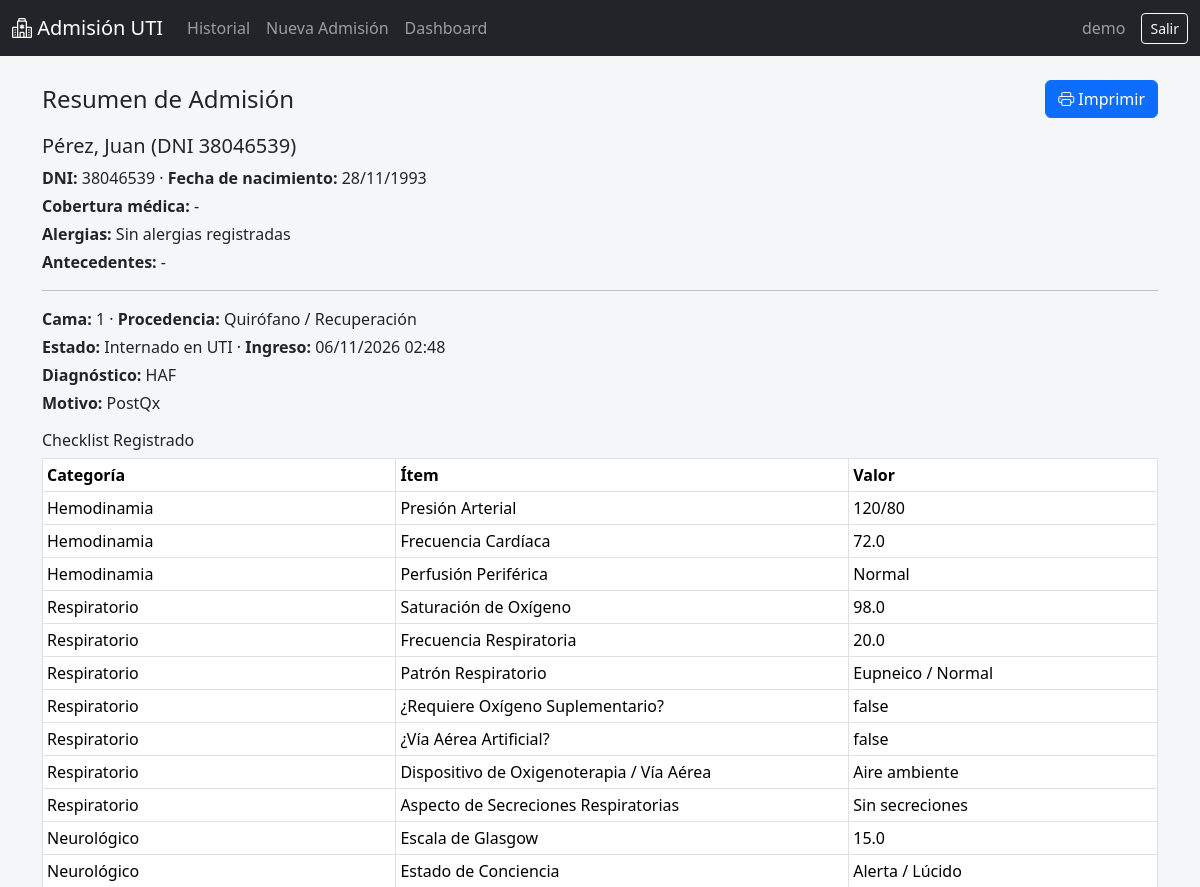
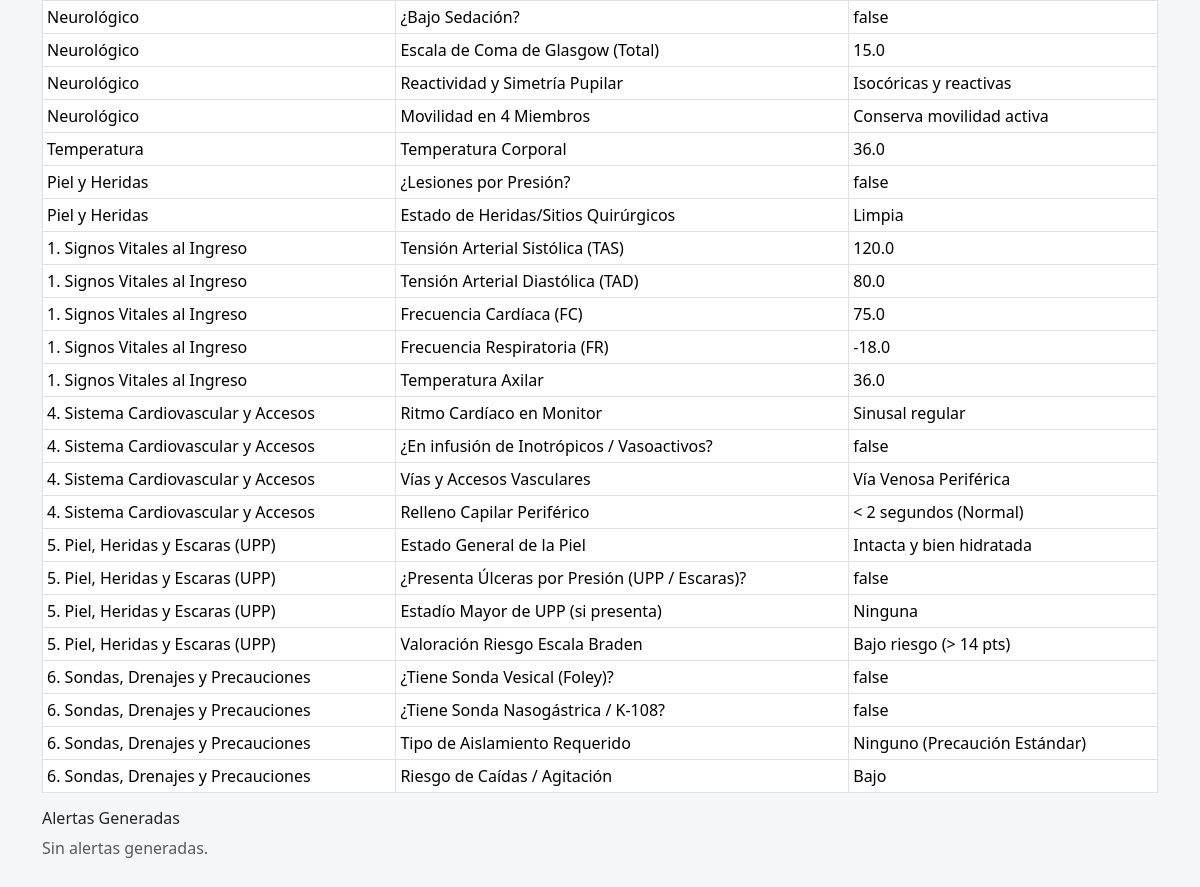
The app's page /4/imprimir/ (signed in) with its own data (2 pictures, top to bottom).
### apps/admisiones/models.py (models this page shows, shortened)
class Admision(models.Model):
    PROCEDENCIA_CHOICES = [
        ('GUARDIA', 'Guardia / Shockroom'),
        ('QUIROFANO', 'Quirófano / Recuperación'),
        ('PISO', 'Sala General / Internación'),
        ('DERIVACION', 'Derivación Externa / Otra Institución'),
    ]
    ESTADO_CHOICES = [
        ('ACTIVA', 'Internado en UTI'),
        ('ALTA', 'Alta de UTI'),
        ('DERIVADO', 'Derivado a otra área/centro'),
        ('OBITO', 'Óbito'),
    ]
    paciente = models.ForeignKey(
        'pacientes.Paciente', on_delete=models.CASCADE, related_name='admisiones',
    )
    enfermero_responsable = models.ForeignKey(
        settings.AUTH_USER_MODEL, verbose_name='Enfermero/a Responsable',
        on_delete=models.SET_NULL, null=True, blank=True,
        related_name='admisiones_registradas',
    )
    fecha_ingreso = models.DateTimeField('Fecha y Hora de Ingreso', default=timezone.now)
    cama = models.CharField('Cama / Unidad', max_length=30, help_text='Ej: Cama 04 - UTI')
    procedencia = models.CharField(
        'Procedencia', max_length=20, choices=PROCEDENCIA_CHOICES, default='GUARDIA',
    )
    diagnostico_ingreso = models.CharField('Diagnóstico de Ingreso', max_length=255)
    motivo_ingreso = models.TextField('Motivo de Ingreso / Resumen de Cuadro', blank=True)
    estado = models.CharField('Estado', max_length=15, choices=ESTADO_CHOICES, default='ACTIVA')
    observaciones_generales = models.TextField('Observaciones de Enfermería', blank=True)
    fecha_cierre = models.DateTimeField('Fecha de Cierre', null=True, blank=True)
    creado_el = models.DateTimeField(auto_now_add=True)
    actualizado_el = models.DateTimeField(auto_now=True)
    class Meta:
        verbose_name = 'Admisión'
        verbose_name_plural = 'Admisiones'
        ordering = ['-fecha_ingreso']

class RespuestaChecklist(models.Model):
    admision = models.ForeignKey(Admision, on_delete=models.CASCADE, related_name='respuestas')
    item = models.ForeignKey(ItemChecklist, on_delete=models.CASCADE, related_name='respuestas')
    valor = models.TextField('Valor Registrado', blank=True)
    class Meta:
        verbose_name = 'Respuesta de Checklist'
        verbose_name_plural = 'Respuestas de Checklist'
        unique_together = (('admision', 'item'),)

class ItemChecklist(models.Model):
    TIPO_DATO_CHOICES = [
        ('BOOLEAN', 'Booleano (Sí / No)'),
        ('CHOICE', 'Selección Única (Opciones)'),
        ('NUMBER', 'Numérico'),
        ('TEXT', 'Texto Libre'),
    ]
    categoria = models.ForeignKey(CategoriaItem, on_delete=models.CASCADE, related_name='items')
    codigo = models.SlugField(
        'Código Identificador', unique=True,
        help_text='Clave única usada en el motor de reglas',
    )
    etiqueta = models.CharField('Etiqueta / Pregunta Clínica', max_length=150)
    tipo_dato = models.CharField(
        'Tipo de Dato', max_length=15, choices=TIPO_DATO_CHOICES, default='CHOICE',
    )
    opciones = models.JSONField(
        'Opciones Disponibles', blank=True, default=list,
        help_text='Lista de valores posibles en formato JSON. Ej: ["Normal", "Disnea", "Taquipnea"]',
    )
    unidad = models.CharField('Unidad de Medida', max_length=20, blank=True, help_text='Ej: mmHg, lpm, °C')
    valor_por_defecto = models.CharField('Valor por Defecto', max_length=100, blank=True)
    placeholder = models.CharField('Placeholder / Sugerencia', max_length=150, blank=True)
    ayuda = models.CharField('Texto de Ayuda Clínica', max_length=255, blank=True)
    orden = models.PositiveIntegerField('Orden', default=0)
    es_critico = models.BooleanField('¿Parámetro Crítico?', default=False)
    activo = models.BooleanField('Activo', default=True)
    class Meta:
        verbose_name = 'Ítem de Checklist'
        verbose_name_plural = 'Ítems de Checklist'
        ordering = ['categoria__orden', 'orden', 'etiqueta']

class CategoriaItem(models.Model):
    nombre = models.CharField('Nombre de Categoría', max_length=100)
    codigo = models.SlugField('Código', unique=True)
    icono = models.CharField('Icono Bootstrap Icons', max_length=50, default='bi-clipboard2-pulse')
    descripcion = models.CharField('Descripción', max_length=255, blank=True)
    orden = models.PositiveIntegerField('Orden de Visualización', default=0)
    class Meta:
        verbose_name = 'Categoría de Checklist'
        verbose_name_plural = 'Categorías de Checklist'
        ordering = ['orden', 'nombre']

### apps/pacientes/models.py (models this page shows)
class Paciente(models.Model):
    SEXO_CHOICES = [
        ('M', 'Masculino'),
        ('F', 'Femenino'),
        ('O', 'Otro'),
    ]
    dni = models.CharField(
        'DNI / Documento', max_length=20, unique=True, db_index=True,
    )
    nombre = models.CharField('Nombre(s)', max_length=100)
    apellido = models.CharField('Apellido(s)', max_length=100)
    fecha_nacimiento = models.DateField('Fecha de Nacimiento')
    sexo = models.CharField(
        'Sexo biológico / Género', max_length=1, choices=SEXO_CHOICES, default='M',
    )
    cobertura_medica = models.CharField('Obra Social / Prepaga', max_length=120, blank=True)
    contacto_emergencia = models.CharField(
        'Contacto de Emergencia / Familiar', max_length=150, blank=True,
    )
    telefono_contacto = models.CharField('Teléfono', max_length=50, blank=True)
    alergias_conocidas = models.TextField(
        'Alergias Conocidas', blank=True,
        help_text='Ej: Penicilina, Látex, Yodo, Dipirona',
    )
    antecedentes_patologicos = models.TextField(
        'Antecedentes Patológicos', blank=True,
        help_text='Ej: HTA, DBT, EPOC, Insuficiencia Cardíaca, etc.',
    )
    fecha_registro = models.DateTimeField('Fecha de Registro', auto_now_add=True)
    class Meta:
        verbose_name = 'Paciente'
        verbose_name_plural = 'Pacientes'
        ordering = ['apellido', 'nombre']
    def __str__(self):
        return f'{self.apellido}, {self.nombre} (DNI {self.dni})'

### apps/admisiones/views.py (the view)
# urls.py: path('<int:pk>/imprimir/', views.imprimir_resumen, name='imprimir_resumen'),
@login_required
def imprimir_resumen(request, pk):
    admision = get_object_or_404(Admision.objects.select_related('paciente'), pk=pk)
    respuestas = admision.respuestas.select_related('item', 'item__categoria').all()
    alertas = admision.alertas.all()
    return render(request, 'admisiones/imprimir_resumen.html', {
        'admision': admision,
        'respuestas': respuestas,
        'alertas': alertas,
    })

### templates/admisiones/imprimir_resumen.html (shortened to what this page needs)
{% extends 'base.html' %}
{% block content %}
<div class="d-flex justify-content-between align-items-center mb-3 no-print">
  <h1 class="h4 mb-0">Resumen de Admisión</h1>
  <button class="btn btn-primary" onclick="window.print()"><i class="bi bi-printer"></i> Imprimir</button>
</div>
<h2 class="h5">{{ admision.paciente }}</h2>
<p class="mb-1"><strong>DNI:</strong> {{ admision.paciente.dni }} · <strong>Fecha de nacimiento:</strong> {{ admision.paciente.fecha_nacimiento|date:"d/m/Y" }}</p>
<p class="mb-1"><strong>Cobertura médica:</strong> {{ admision.paciente.cobertura_medica|default:"-" }}</p>
<p class="mb-1"><strong>Alergias:</strong> {{ admision.paciente.alergias_conocidas|default:"Sin alergias registradas" }}</p>
<p class="mb-3"><strong>Antecedentes:</strong> {{ admision.paciente.antecedentes_patologicos|default:"-" }}</p>
<hr>
<p class="mb-1"><strong>Cama:</strong> {{ admision.cama }} · <strong>Procedencia:</strong> {{ admision.get_procedencia_display }}</p>
<p class="mb-1"><strong>Estado:</strong> {{ admision.get_estado_display }} · <strong>Ingreso:</strong> {{ admision.fecha_ingreso|date:"d/m/Y H:i" }}</p>
<p class="mb-1"><strong>Diagnóstico:</strong> {{ admision.diagnostico_ingreso }}</p>
<p class="mb-3"><strong>Motivo:</strong> {{ admision.motivo_ingreso|default:"-" }}</p>
<h3 class="h6">Checklist Registrado</h3>
<table class="table table-sm table-bordered">
  <thead><tr><th>Categoría</th><th>Ítem</th><th>Valor</th></tr></thead>
  <tbody>
    {% for respuesta in respuestas %}
    <tr>
      <td>{{ respuesta.item.categoria.nombre }}</td>
      <td>{{ respuesta.item.etiqueta }}</td>
      <td>{{ respuesta.valor|default:"-" }}</td>
    </tr>
    {% empty %}
    <tr><td colspan="3" class="text-center text-muted">Sin registros de checklist.</td></tr>
    {% endfor %}
  </tbody>
</table>
<h3 class="h6">Alertas Generadas</h3>
<ul class="list-unstyled">
  {% for alerta in alertas %}
  <li class="mb-2">
    <strong>[{{ alerta.get_nivel_display }}] {{ alerta.titulo }}</strong> — {{ alerta.mensaje }}
    <br><em>{{ alerta.sugerencia }}</em>
  </li>
  {% empty %}
  <li class="text-muted">Sin alertas generadas.</li>
  {% endfor %}
</ul>
{% endblock %}

### templates/base.html (shortened to what this page needs)
{% load static %}
<!DOCTYPE html>
<html lang="es">
<head>
<link href="https://cdn.jsdelivr.net/npm/bootstrap@5.3.3/dist/css/bootstrap.min.css" rel="stylesheet">
<link href="https://cdn.jsdelivr.net/npm/bootstrap-icons@1.11.3/font/bootstrap-icons.css" rel="stylesheet">
<link href="{% static 'css/custom.css' %}" rel="stylesheet">
</head>
<body>
<nav class="navbar navbar-expand-lg navbar-dark bg-dark mb-4 no-print">
  <div class="container-fluid">
    <a class="navbar-brand" href="{% url 'admisiones:historial' %}"><i class="bi bi-hospital"></i> Admisión UTI</a>
    <div class="collapse navbar-collapse" id="navMenu">
      {% if user.is_authenticated %}
      <ul class="navbar-nav me-auto">
        <li class="nav-item"><a class="nav-link" href="{% url 'admisiones:historial' %}">Historial</a></li>
        <li class="nav-item"><a class="nav-link" href="{% url 'admisiones:nueva_admision' %}">Nueva Admisión</a></li>
        <li class="nav-item"><a class="nav-link" href="{% url 'dashboard:metricas' %}">Dashboard</a></li>
      </ul>
      <span class="navbar-text me-3">{{ user.get_username }}</span>
      <form method="post" action="{% url 'logout' %}">
        <button class="btn btn-outline-light btn-sm" type="submit">Salir</button>
      </form>
      {% endif %}
    </div>
  </div>
</nav>
<div class="container pb-5">
  {% block content %}{% endblock %}
</div>
</body>
</html>

### static/css/custom.css (style rules this page uses)
body { background-color: #f4f6f8; }

### records on screen
Admision: paciente "Pérez, Juan (DNI 38046539)", paciente.dni "38046539", paciente.fecha_nacimiento "28/11/1993", paciente.cobertura_medica "-", paciente.alergias_conocidas "Sin alergias registradas", paciente.antecedentes_patologicos "-", cama "1", procedencia "Quirófano / Recuperación", estado "Internado en UTI", fecha_ingreso "06/11/2026 02:48", diagnostico_ingreso "HAF", motivo_ingreso "PostQx"
RespuestaChecklist: item.categoria.nombre "Hemodinamia", item.etiqueta "Presión Arterial", valor "120/80"
RespuestaChecklist: item.categoria.nombre "Hemodinamia", item.etiqueta "Frecuencia Cardíaca", valor "72.0"
RespuestaChecklist: item.categoria.nombre "Hemodinamia", item.etiqueta "Perfusión Periférica", valor "Normal"
RespuestaChecklist: item.categoria.nombre "Respiratorio", item.etiqueta "Saturación de Oxígeno", valor "98.0"
RespuestaChecklist: item.categoria.nombre "Respiratorio", item.etiqueta "Frecuencia Respiratoria", valor "20.0"
RespuestaChecklist: item.categoria.nombre "Respiratorio", item.etiqueta "Patrón Respiratorio", valor "Eupneico / Normal"
RespuestaChecklist: item.categoria.nombre "Respiratorio", item.etiqueta "¿Requiere Oxígeno Suplementario?", valor "false"
RespuestaChecklist: item.categoria.nombre "Respiratorio", item.etiqueta "¿Vía Aérea Artificial?", valor "false"
RespuestaChecklist: item.categoria.nombre "Respiratorio", item.etiqueta "Dispositivo de Oxigenoterapia / Vía Aérea", valor "Aire ambiente"
RespuestaChecklist: item.categoria.nombre "Respiratorio", item.etiqueta "Aspecto de Secreciones Respiratorias", valor "Sin secreciones"
RespuestaChecklist: item.categoria.nombre "Neurológico", item.etiqueta "Escala de Glasgow", valor "15.0"
RespuestaChecklist: item.categoria.nombre "Neurológico", item.etiqueta "Estado de Conciencia", valor "Alerta / Lúcido"
RespuestaChecklist: item.categoria.nombre "Neurológico", item.etiqueta "¿Bajo Sedación?", valor "false"
RespuestaChecklist: item.categoria.nombre "Neurológico", item.etiqueta "Escala de Coma de Glasgow (Total)", valor "15.0"
RespuestaChecklist: item.categoria.nombre "Neurológico", item.etiqueta "Reactividad y Simetría Pupilar", valor "Isocóricas y reactivas"
RespuestaChecklist: item.categoria.nombre "Neurológico", item.etiqueta "Movilidad en 4 Miembros", valor "Conserva movilidad activa"
RespuestaChecklist: item.categoria.nombre "Temperatura", item.etiqueta "Temperatura Corporal", valor "36.0"
RespuestaChecklist: item.categoria.nombre "Piel y Heridas", item.etiqueta "¿Lesiones por Presión?", valor "false"
RespuestaChecklist: item.categoria.nombre "Piel y Heridas", item.etiqueta "Estado de Heridas/Sitios Quirúrgicos", valor "Limpia"
RespuestaChecklist: item.categoria.nombre "1. Signos Vitales al Ingreso", item.etiqueta "Tensión Arterial Sistólica (TAS)", valor "120.0"
RespuestaChecklist: item.categoria.nombre "1. Signos Vitales al Ingreso", item.etiqueta "Tensión Arterial Diastólica (TAD)", valor "80.0"
RespuestaChecklist: item.categoria.nombre "1. Signos Vitales al Ingreso", item.etiqueta "Frecuencia Cardíaca (FC)", valor "75.0"
RespuestaChecklist: item.categoria.nombre "1. Signos Vitales al Ingreso", item.etiqueta "Frecuencia Respiratoria (FR)", valor "-18.0"
RespuestaChecklist: item.categoria.nombre "1. Signos Vitales al Ingreso", item.etiqueta "Temperatura Axilar", valor "36.0"
RespuestaChecklist: item.categoria.nombre "4. Sistema Cardiovascular y Accesos", item.etiqueta "Ritmo Cardíaco en Monitor", valor "Sinusal regular"
RespuestaChecklist: item.categoria.nombre "4. Sistema Cardiovascular y Accesos", item.etiqueta "¿En infusión de Inotrópicos / Vasoactivos?", valor "false"
RespuestaChecklist: item.categoria.nombre "4. Sistema Cardiovascular y Accesos", item.etiqueta "Vías y Accesos Vasculares", valor "Vía Venosa Periférica"
RespuestaChecklist: item.categoria.nombre "4. Sistema Cardiovascular y Accesos", item.etiqueta "Relleno Capilar Periférico", valor "< 2 segundos (Normal)"
RespuestaChecklist: item.categoria.nombre "5. Piel, Heridas y Escaras (UPP)", item.etiqueta "Estado General de la Piel", valor "Intacta y bien hidratada"
RespuestaChecklist: item.categoria.nombre "5. Piel, Heridas y Escaras (UPP)", item.etiqueta "¿Presenta Úlceras por Presión (UPP / Escaras)?", valor "false"
RespuestaChecklist: item.categoria.nombre "5. Piel, Heridas y Escaras (UPP)", item.etiqueta "Estadío Mayor de UPP (si presenta)", valor "Ninguna"
RespuestaChecklist: item.categoria.nombre "5. Piel, Heridas y Escaras (UPP)", item.etiqueta "Valoración Riesgo Escala Braden", valor "Bajo riesgo (> 14 pts)"
RespuestaChecklist: item.categoria.nombre "6. Sondas, Drenajes y Precauciones", item.etiqueta "¿Tiene Sonda Vesical (Foley)?", valor "false"
RespuestaChecklist: item.categoria.nombre "6. Sondas, Drenajes y Precauciones", item.etiqueta "¿Tiene Sonda Nasogástrica / K-108?", valor "false"
RespuestaChecklist: item.categoria.nombre "6. Sondas, Drenajes y Precauciones", item.etiqueta "Tipo de Aislamiento Requerido", valor "Ninguno (Precaución Estándar)"
RespuestaChecklist: item.categoria.nombre "6. Sondas, Drenajes y Precauciones", item.etiqueta "Riesgo de Caídas / Agitación", valor "Bajo"

### other values on screen
{{ user.get_username }} "demo"
